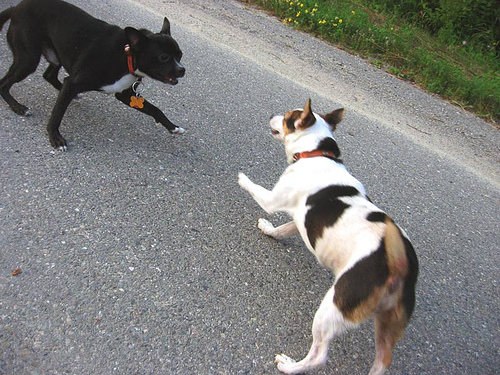
#> input picture image.jpg, 500 x 375 px, given in place of the camera
$ python part6.py
#> lines starting #> are read from the running program, lines starting #| are printed output that depends on the picture; after the words box and inside, x2 and y2 are one past the last pixel; in counts of white or black regions, pixels touching at a corner belong together
import cv2
import numpy as np

cap = cv2.VideoCapture(0)

while True:

	_, frame  = cap.read()
#> frame is the input picture: shape (375, 500, 3); mean B, G, R 125.6, 127.5, 127

	hsv = cv2.cvtColor(frame ,cv2.COLOR_BGR2HSV)
#> hsv: shape (375, 500, 3); mean H, S, V 77.7, 26.2, 132.3

	lower = np.array([45,200,20])
	upper = np.array([65,250,250])

	mask = cv2.inRange(hsv, lower, upper)
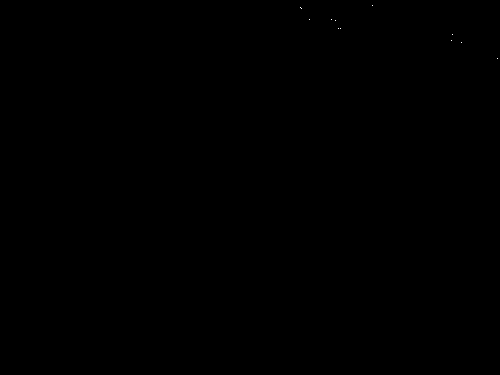
#> mask: shape (375, 500); 0.01% white in thin lines or dots, all inside (x1, y1, x2, y2) = (300, 5, 498, 59)

	contors, _ = cv2.findContours(mask, cv2.RETR_TREE, cv2.CHAIN_APPROX_NONE)
#> contors = 11 contours, all with area under 20

	if contors:
		contors = max(contors, key=cv2.contourArea)
#> contors = [[497, 58]]

		x,y,w,h = cv2.boundingRect(contors)
#> x = 497; y = 58; w = 1; h = 1

		cv2.rectangle(frame, (x,y), (x+w, y+h), (0,0,255), 2)
#> frame: shape (375, 500, 3); 0.01% of pixels changed, all inside (x1, y1, x2, y2) = (496, 57, 500, 61)

		cv2.drawContours(frame, contors, -1, (0,225,0), 2)
#> frame: shape (375, 500, 3); mean B, G, R 125.5, 127.5, 127.1

	cv2.imshow("window", frame)
	cv2.imshow("window1", hsv)
	cv2.imshow("window2", mask)

	if cv2.waitKey(1) == 27:
#> (key Esc is pressed here)
		cap.release()
		cv2.destroyAllWindows()
		break
